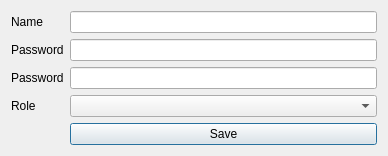
<?xml version="1.0" encoding="UTF-8"?>
<ui version="4.0">
 <class>GrumpydUserCfgWin</class>
 <widget class="QDialog" name="GrumpydUserCfgWin">
  <property name="geometry">
   <rect>
    <x>0</x>
    <y>0</y>
    <width>388</width>
    <height>152</height>
   </rect>
  </property>
  <property name="windowTitle">
   <string>Add or modify user</string>
  </property>
  <property name="windowIcon">
   <iconset resource="embedded.qrc">
    <normaloff>:/icons/img/grumpy_logo.png</normaloff>:/icons/img/grumpy_logo.png</iconset>
  </property>
  <layout class="QFormLayout" name="formLayout">
   <item row="0" column="0">
    <widget class="QLabel" name="label">
     <property name="text">
      <string>Name</string>
     </property>
    </widget>
   </item>
   <item row="0" column="1">
    <widget class="QLineEdit" name="Name"/>
   </item>
   <item row="1" column="0">
    <widget class="QLabel" name="label_2">
     <property name="text">
      <string>Password</string>
     </property>
    </widget>
   </item>
   <item row="1" column="1">
    <widget class="QLineEdit" name="Pass1">
     <property name="echoMode">
      <enum>QLineEdit::Password</enum>
     </property>
    </widget>
   </item>
   <item row="2" column="0">
    <widget class="QLabel" name="label_3">
     <property name="text">
      <string>Password</string>
     </property>
    </widget>
   </item>
   <item row="2" column="1">
    <widget class="QLineEdit" name="Pass2">
     <property name="echoMode">
      <enum>QLineEdit::Password</enum>
     </property>
    </widget>
   </item>
   <item row="3" column="0">
    <widget class="QLabel" name="label_4">
     <property name="text">
      <string>Role</string>
     </property>
    </widget>
   </item>
   <item row="3" column="1">
    <widget class="QComboBox" name="comboBox"/>
   </item>
   <item row="4" column="1">
    <widget class="QPushButton" name="Update">
     <property name="text">
      <string>Save</string>
     </property>
    </widget>
   </item>
  </layout>
 </widget>
 <resources>
  <include location="embedded.qrc"/>
 </resources>
 <connections/>
</ui>
